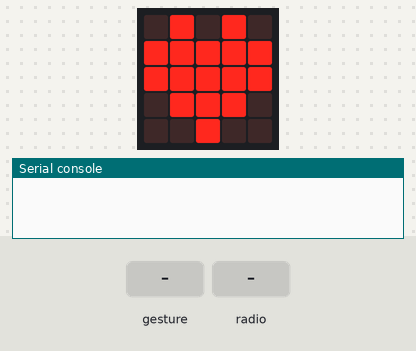
This program was run on a simulated BBC micro:bit (MakeCode). Shown: the board's 5×5 LED display, the last lines printed to the serial console. Inputs (shaded band) come from the test bench. Random numbers come from a fixed seed; no radio messages arrive unless stated (any console line starting 'radio sent:' is added by the test bench); a tilt is held for 1.5 s and a shake lasts 1 s, then the board lies face up again.

Above: at 1.8 s.
1.9 s: gesture 'shake'
At 3.0 s:
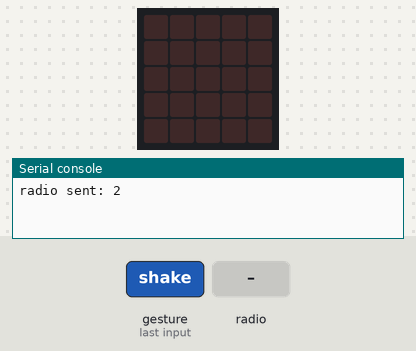
3.6 s: radio message "0" arrives
At 4.2 s:
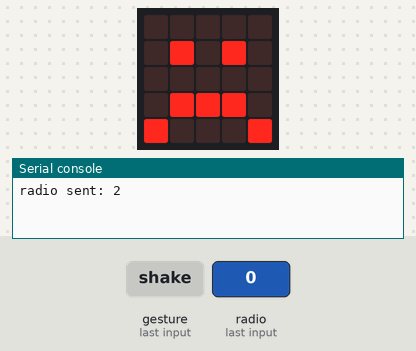
5.1 s: radio message "1" arrives
At 6.3 s:
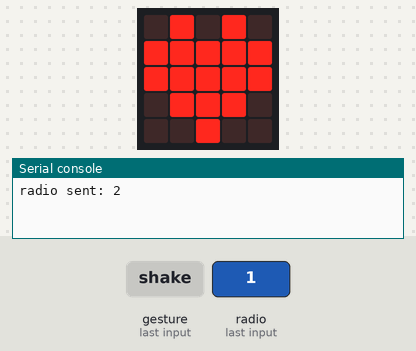
6.6 s: radio message "5" arrives
At 7.6 s:
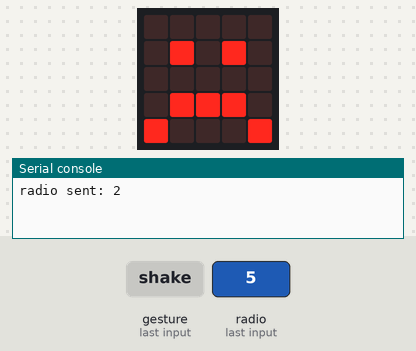
Timing chart, 0 to 9.1 s (numbered marks = the images above; inputs shaded):
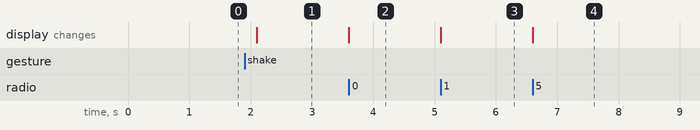

The program:

main.ts
```typescript
radio.onReceivedNumber(function (receivedNumber) {
    if (receivedNumber == ID) {
        meQuiere = true
        basic.showIcon(IconNames.Heart)
    } else {
        meQuiere = false
        basic.showIcon(IconNames.Sad)
    }
})
input.onGesture(Gesture.Shake, function () {
    if (meQuiere) {
        destino = randint(1, players)
        if (destino != ID) {
            meQuiere = false
            basic.clearScreen()
            radio.sendNumber(destino)
        }
    }
})
function Configuracion (núm: number, núm2: number) {
    radio.setGroup(12)
    players = núm
    ID = núm2
    if (ID == 1) {
        meQuiere = true
        basic.showIcon(IconNames.Heart)
    } else {
        meQuiere = false
        basic.showNumber(ID)
    }
}
let players = 0
let destino = 0
let meQuiere = false
let ID = 0
Configuracion(5, 1)
```

test.ts
```typescript
// aquí va el archivo "tests"; esto no se compilará cuando este paquete se utilice como una extensión.
```

Measured:
- after the input at 1.9 s, the display: changes after 0.20 s (image 1)
- after the input at 3.6 s, the display: changes at once (image 2)
- after the input at 5.1 s, the display: changes at once (image 3)
- after the input at 6.6 s, the display: changes at once (image 4)
